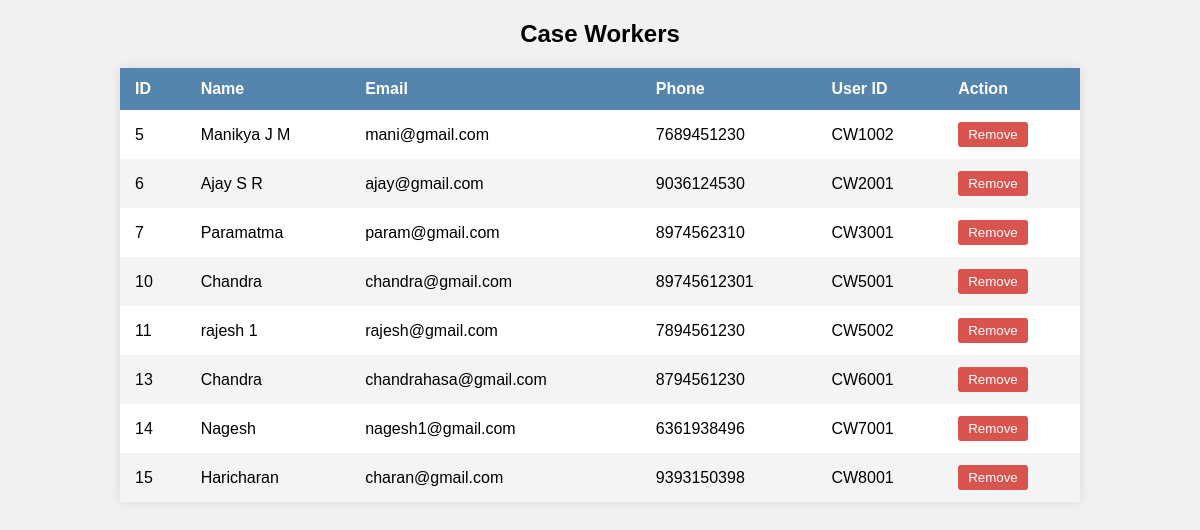
The page /Bill_Processing/view_case_worker.php on the database its author committed.
### tables this page shows
CREATE TABLE `case_workers` (
  `id` int(11) NOT NULL,
  `name` varchar(255) NOT NULL,
  `email` varchar(255) NOT NULL,
  `phone` varchar(15) NOT NULL,
  `user_id` varchar(6) NOT NULL,
  `password` varchar(255) NOT NULL
);

### Bill_Processing/view_case_worker.php (the view, shortened to what this page needs)
<?php
$host = "localhost";
$username = "root";
$password = "";
$database = "bill_process";
$conn = mysqli_connect($host, $username, $password, $database);
$sql = "SELECT * FROM case_workers";
$result = mysqli_query($conn, $sql);
?>
<!DOCTYPE html>
<html>
<head>
</head>
<body>
<h2>Case Workers</h2>
<table>
    <thead>
    <tr>
        <th>ID</th>
        <th>Name</th>
        <th>Email</th>
        <th>Phone</th>
        <th>User ID</th>
        <th>Action</th>
    </tr>
    </thead>
    <tbody>
    <?php while ($row = mysqli_fetch_assoc($result)) { ?>
        <tr>
            <td><?php echo $row['id']; ?></td>
            <td><?php echo $row['name']; ?></td>
            <td><?php echo $row['email']; ?></td>
            <td><?php echo $row['phone']; ?></td>
            <td><?php echo $row['user_id']; ?></td>
            <td>
                <button class="remove-btn" data-id="<?php echo $row['id']; ?>">
                    Remove
                </button>
            </td>
        </tr>
    <?php } ?>
    </tbody>
</table>
</body>
</html>

### Bill_Processing/view_case_worker.php (style rules this page uses)
body { font-family: Arial, sans-serif; background: #f1f1f1; margin: 0; padding: 0; }
h2 { text-align: center; margin: 20px 0; }
table { width: 80%; margin: 0 auto; border-collapse: collapse; background: #fff; box-shadow: 0 0 10px rgba(0, 0, 0, 0.1); }
th, td { padding: 12px 15px; text-align: left; }
th { background: #5584AC; color: #fff; }
tbody tr:nth-child(even) { background: #f4f4f4; }
.remove-btn { background: #d9534f; color: #fff; padding: 5px 10px; border: none; border-radius: 3px; cursor: pointer; }

### rows shown on the page
case_workers: id "5", name "Manikya J M", email "mani@gmail.com", phone "7689451230", user "CW1002"
case_workers: id "6", name "Ajay S R", email "ajay@gmail.com", phone "9036124530", user "CW2001"
case_workers: id "7", name "Paramatma", email "param@gmail.com", phone "8974562310", user "CW3001"
case_workers: id "10", name "Chandra", email "chandra@gmail.com", phone "89745612301", user "CW5001"
case_workers: id "11", name "rajesh 1", email "rajesh@gmail.com", phone "7894561230", user "CW5002"
case_workers: id "13", name "Chandra", email "chandrahasa@gmail.com", phone "8794561230", user "CW6001"
case_workers: id "14", name "Nagesh", email "nagesh1@gmail.com", phone "6361938496", user "CW7001"
case_workers: id "15", name "Haricharan", email "charan@gmail.com", phone "9393150398", user "CW8001"
